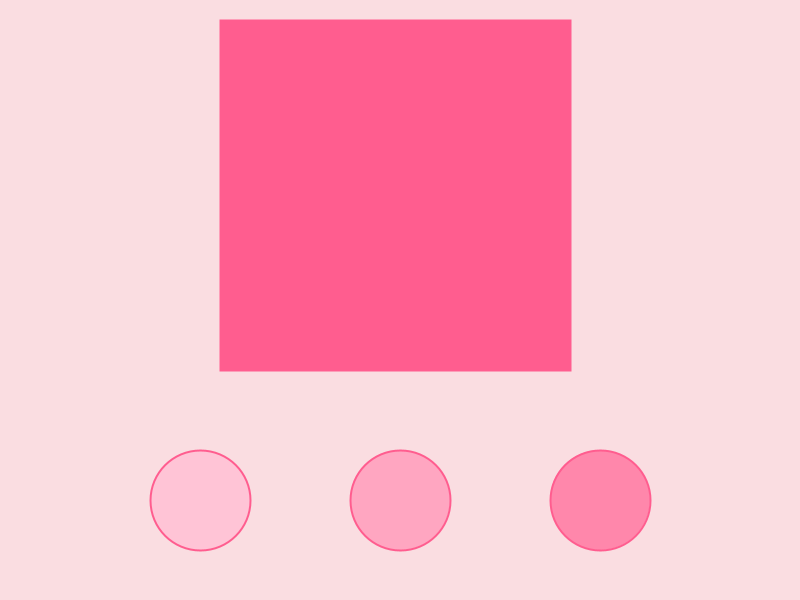
Frame 1 (no input)
Frame 60 (the mouse pressed at the canvas centre just before this capture): identical to frame 1, image omitted
Frame 120 (the mouse held since frame 60 and released just before this capture): identical to frame 1, image omitted

The Processing sketch that drew this single still picture (run headless with seeded random() and noise(); from frame 60 on, the mouse is pressed at the canvas centre):

// Processing sketch: sketch_250224a
// ── sketch_250224a.pde
//colors
color mistyrose  = #FADDE1;
color orchidpink  = #FFC4D6;
color carnation  = #FFA6C1;
color tickleme  = #FF87AB;
color frenchrose  = #FF5D8F;

//variables for selection
color selectedColor;


void setup() {
  size(800, 600);
  strokeWeight(2);
  stroke(frenchrose);
  selectedColor = frenchrose;
}

void draw() {
  background(mistyrose);
  
  //buttons
  fill(orchidpink);
  circle(200, 500, 100);
  
   fill(carnation);
  circle(400, 500, 100);
  
   fill(tickleme);
  circle(600, 500, 100);
  
//indicator
fill(selectedColor);
square(220, 20, 350);
  
}

void mouseReleased() {
  //light
  if (dist(200, 500, mouseX, mouseY) < 50) {
  selectedColor = orchidpink;
  }
  //med
  if (dist(400, 500, mouseX, mouseY) < 50) {
  selectedColor = carnation;
  }
  //dark
  if (dist(600, 500, mouseX, mouseY) < 50) {
  selectedColor = tickleme;
  }
} //end
